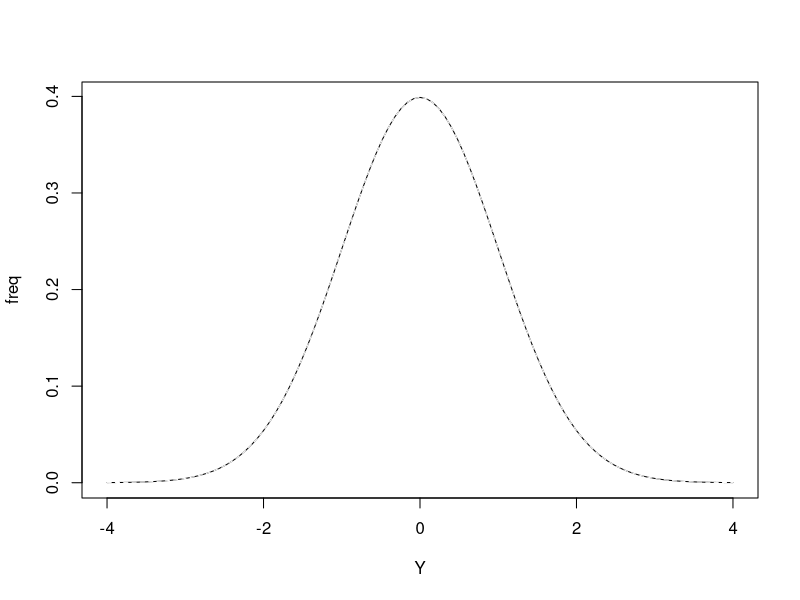
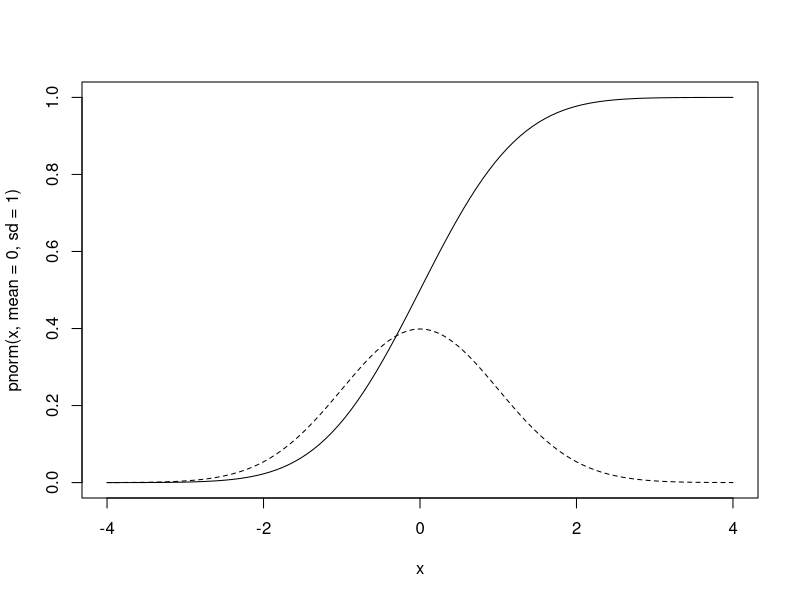
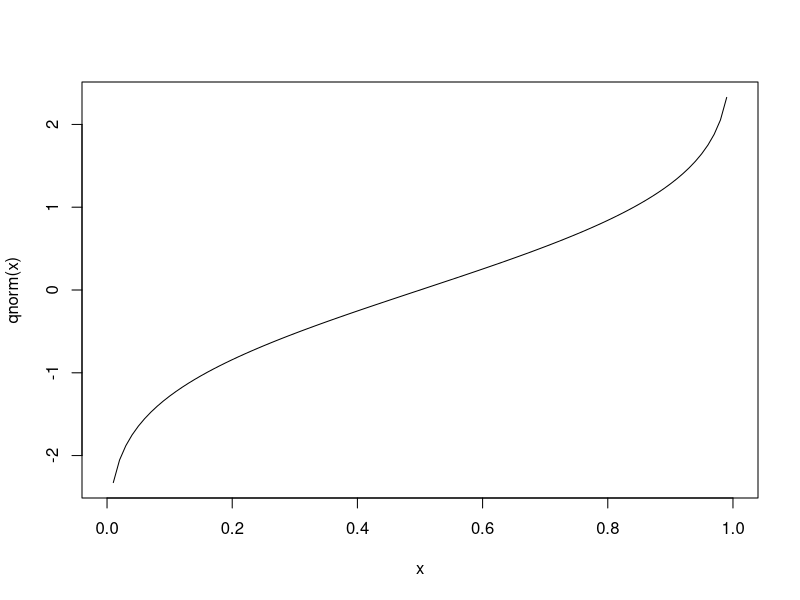

The R source for these figures, in order:
#Chapter 6 moves on from discrete distributions to the normal distribution, 
#a continuous distribution that will be the basis of most statistics in the book.

#Section 6.1 discusses frequency distributions of continuous variables briefly.

#Section 6.2 Properties of the Normal Distribution

#Let's check where it is.
?Distributions
?dnorm

#We can draw the normal distribution in a custom function as a plot using curve()
#and equation 6.1 on page 95.
normal.manual<-function(mean, sd){
curve((1/(sd*sqrt(2*pi)))*exp((-((x-mean)/sd)^2)/2),
      -4, 4, #go from -4 to +4 standard deviations.
      add = FALSE,
      ylab="freq",
      xlab="Y",
      type = "l")
}
normal.manual(0,1)

#You can get this automatically in R with dnorm.
curve(dnorm(x, mean=0, sd=1),
      -4, 4,
      col="white",
      lty="dashed",
      add=TRUE)
#I added a white dashed line over the original black line so you can see that they follow the same path.

#You can draw any of the distributions in Figure 6.2 using these functions 
#(either the R one or the one we just made).

#Figure 6.3 shows the cumulative normal distribution function.

#Let's do that and then plot the normal probability density function on it.
#Cumulative first since that plot will go from 0 to 1.
curve(pnorm(x, mean=0, sd=1),
      -4, 4,
      lty="solid")

#Then add the normal probability density function (like the one we made earlier, just with the default line color).
curve(dnorm(x, mean=0, sd=1),
      -4, 4,
      lty="dashed",
      add=TRUE)

#To get out some of the values  shown in page 96, we use pnorm().
#http://stackoverflow.com/questions/34236648/r-function-to-calculate-area-under-the-normal-curve-between-adjacent-standard-de

pnorm(0, mean=0, sd=1)
#Just adding one value gives you a point estimate.
#50% will be found at zero.

#The other values shown in Figure 6.3
pnorm(-1)
pnorm(-2)
#0 and 1 are the default values, so you can leave them out if you want in this case.
#If you add more than one, it will tell you the values.
(pnorm(0:1))
#Use diff as suggested here to get the area under the curve.
diff(pnorm(0:1))
#This works because it uses the cumulative function to calculate it.
#If you go from -1 to 1 you get the 68.27% shown under Figure 6.2 and on page 96.

#To go the other way, i.e. to see where 50% of the items fall, you have to use qnorm.
#Let's see what qnorm looks like.
curve(qnorm(x))
#It is essentially tipping Figure 6.3 on its side.
#The frequency is now x on the x-axis, and the standard deviations are the y axis.
#You can get the point values in Figure 6.3 this way:
qnorm(0.5)
qnorm(0.1587)
qnorm(0.0228)
#The last two are close with rounding since those values in Figure 6.3 were rounded.
#How to get the values on page 96, of where 50%, 95%, etc of items are found?
qnorm(0.5+0.5*0.5)
qnorm(0.95+0.5*0.05)
qnorm(0.99+0.5*0.01)
#The values that you input are not the percent values given on page 96.
#You put them in proportions (the quantile you want to get) PLUS
#half of the remaining value.
#If you put in 0.95, it will go from 0 to 0.95.  That isn't centered at the mean of 0,
#where the 50% quantile is.  There is 0.05 left at the end.  So we divide it by two
#to put it on either end.
#You would get the negative number for the standard deviation if you put in the opposite value.
qnorm(0.5*0.01)
#This also explains it nicely down where it starts talking about qnorm.
#https://cran.r-project.org/web/packages/tigerstats/vignettes/qnorm.html

#On pg. 98, they show calculation of standard deviates.
#This is described in such a way that they seem to be z scores.
#You can easily calculate this manually.
z.score<-function(x){
  (x-mean(x))/sd(x)
}

x<-c(1,2,3)
z.score(x)
#You can also use the scale() function.
#https://www.r-bloggers.com/r-tutorial-series-centering-variables-and-generating-z-scores-with-the-scale-function/

scale(x,
      center=TRUE,
      scale=TRUE)
#help notes that scale=TRUE divides by the standard deviation when
#center=TRUE, and center=TRUE substracts each number by the column mean.
#This is the same thing we did in the z-score function.

#Table 6.2 has expected frequencies for the normal distribution in column 2 for a sample of 1000 individuals.
#We can generate this with dnorm().

dnorm(seq(from=-5, to=5,
          by=0.5),
      mean=0,
      sd=0.5)*1000

#Section 6.3
#Following box 6.2 to manually make a Q-Q plot to understand how they are built.

#Then how to do them in R automatically.

#The rankits in box 6.2 are done this way.

#Look up Q-Q calculation in R to see how it deals with small sample sizes.
